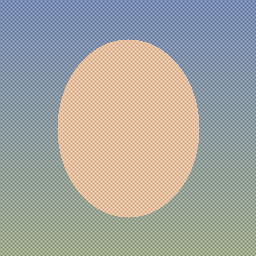
#> input picture grid_test.png, 256 x 256 px
$ python -i benchmark_generator.py   (imports and definitions only)
#> lines starting #> are read from the running program, lines starting #| are printed output that depends on the picture
#> further down, picture is the input picture: PIL image 256x256 RGB; mean R, G, B 166.2, 165.1, 159.6
"""Defensive benchmarking module to generate controlled synthetic manipulations."""

import io
from typing import Tuple
import numpy as np
from PIL import Image, ImageFilter, ImageEnhance

class BenchmarkGenerator:
    """
    Generates controlled manipulation benchmarks for stress-testing deepfake detectors:
    1. Regional Compression Disparity (simulates splicing/unmatched re-encoding).
    2. High-Frequency Checkerboard Noise (simulates GAN deconvolution artifacts).
    3. Blended/Feathered Patch (simulates face swapping boundary).
    4. Over-Smoothing Filter (simulates diffusion/AI denoiser skin smoothing).
    """

    # [64 lines left out: functions create_synthetic_test_face, apply_compression_disparity, apply_frequency_grid_artifacts, not called in this run]

    @staticmethod
    def apply_blended_patch(image: Image.Image, blur_radius: int = 4) -> Image.Image:
        """
        Simulates face-swap boundary blending and smoothing.
        """
#> called with blur_radius = 4
        img_rgb = image.convert("RGB")
        w, h = img_rgb.size
#> w = 256; h = 256

        # Create blurred modified patch
        box = (w // 4, h // 4, 3 * w // 4, 3 * h // 4)
#> box = (64, 64, 192, 192)
        patch = img_rgb.crop(box)
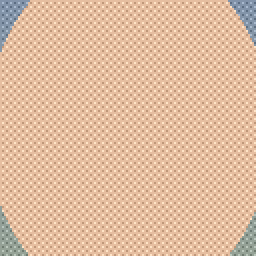
#> patch: PIL image 128x128 RGB (shown 2 times larger); mean R, G, B 224.7, 188.5, 159.9
        patch = patch.filter(ImageFilter.GaussianBlur(radius=blur_radius))
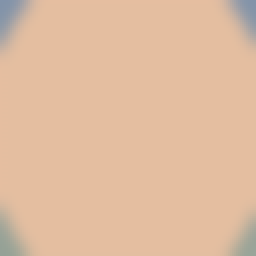
#> patch: PIL image 128x128 RGB (shown 2 times larger); mean R, G, B 224.4, 188.5, 160

        # Enhanced brightness to simulate lighting mismatch
        patch = ImageEnhance.Brightness(patch).enhance(1.15)
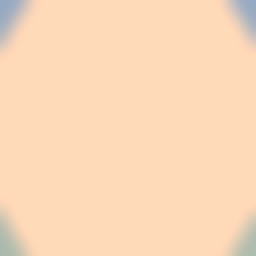
#> patch: PIL image 128x128 RGB (shown 2 times larger); mean R, G, B 251.5, 216.3, 184

        result = img_rgb.copy()
        result.paste(patch, box)
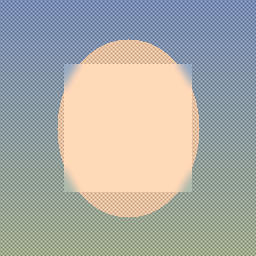
#> result: PIL image 256x256 RGB; mean R, G, B 172.9, 172, 165.6
        return result

>>> from PIL import Image
>>> picture = Image.open('../../grid_test.png')
>>> result = BenchmarkGenerator().apply_blended_patch(picture)
